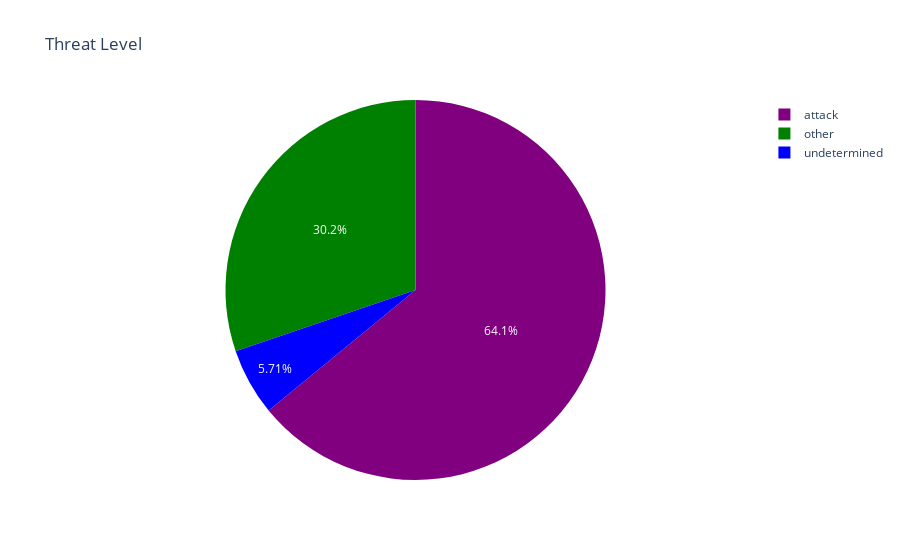

Notebook code for this chart:
### Markdown cell above
#### Suspect threat Level:
Pie chart showing threat levels of the suspects.  64.1% directly attacked the officers with guns or other weapons.  The attack part, represents highest level of threat. "Other" includes incidents where officers faced significant threat

### Code cell
threat_level(df=kill_and_social)

### Figure 1 — Plotly figure (JSON) as saved in the notebook; plotly's stock layout.template omitted (floating-point values rounded to 4 significant figures; data arrays with more than 128 entries replaced by an {"elided": "..."} marker saying what was removed)
{"data": [{"domain": {"x": [0, 1], "y": [0, 1]}, "hovertemplate": "Threat_Level=%{label}<extra></extra>", "labels": {"elided": "1998 str values"}, "legendgroup": "", "name": "", "showlegend": true, "type": "pie"}], "layout": {"legend": {"tracegroupgap": 0}, "piecolorway": ["Purple", "green", "blue"], "title": {"text": "Threat Level"}}}
